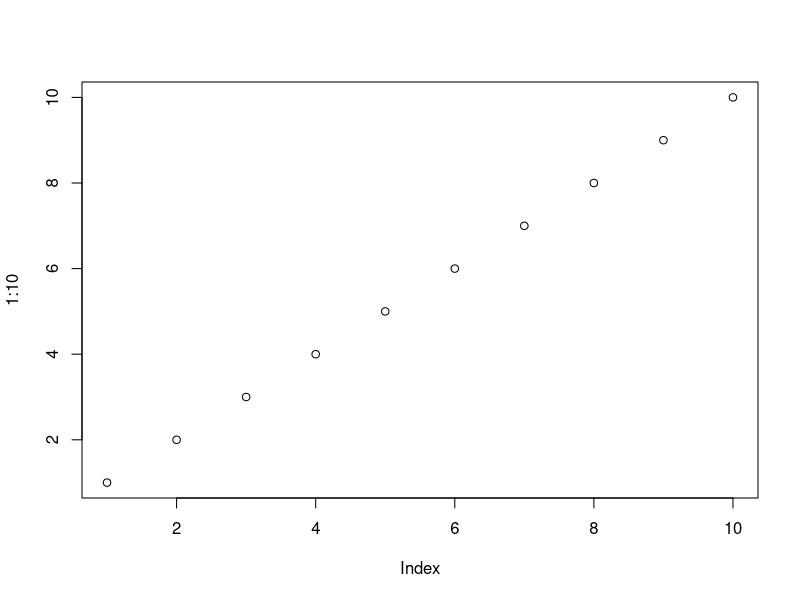
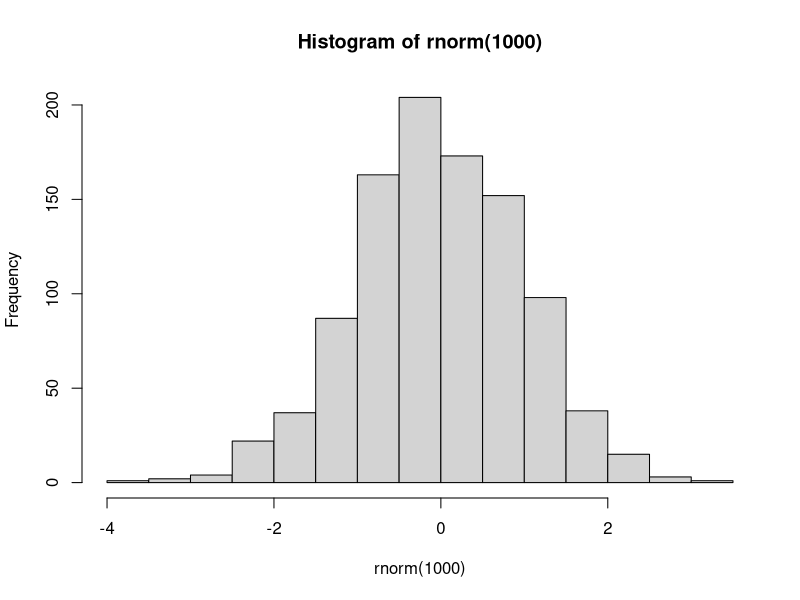

Write the R code that produced these figures, in order.
## ---- chunk 1
1+1
.4-.7+.3 # what? it is not zero!
## ---- chunk 2
plot(1:10)
hist(rnorm(1000))
## ---- chunk 3
    strsplit('hello indented world', ' ')[[1]]
